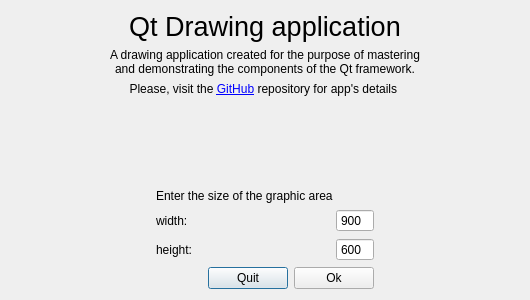
<?xml version="1.0" encoding="UTF-8"?>
<ui version="4.0">
 <class>WelcomeDialog</class>
 <widget class="QDialog" name="WelcomeDialog">
  <property name="windowModality">
   <enum>Qt::NonModal</enum>
  </property>
  <property name="geometry">
   <rect>
    <x>0</x>
    <y>0</y>
    <width>530</width>
    <height>300</height>
   </rect>
  </property>
  <property name="minimumSize">
   <size>
    <width>530</width>
    <height>300</height>
   </size>
  </property>
  <property name="maximumSize">
   <size>
    <width>530</width>
    <height>300</height>
   </size>
  </property>
  <property name="windowTitle">
   <string>Welcome to Qt Drawing App</string>
  </property>
  <property name="modal">
   <bool>true</bool>
  </property>
  <layout class="QVBoxLayout" name="verticalLayout_2">
   <item>
    <layout class="QVBoxLayout" name="mainVerticalLayout">
     <item>
      <layout class="QVBoxLayout" name="titleVerticalLayout">
       <item>
        <widget class="QLabel" name="label1_">
         <property name="font">
          <font>
           <pointsize>20</pointsize>
          </font>
         </property>
         <property name="text">
          <string>Qt Drawing application</string>
         </property>
         <property name="alignment">
          <set>Qt::AlignCenter</set>
         </property>
        </widget>
       </item>
       <item>
        <widget class="QLabel" name="label2_">
         <property name="text">
          <string>A drawing application created for the purpose of mastering
and demonstrating the components of the Qt framework.</string>
         </property>
         <property name="textFormat">
          <enum>Qt::PlainText</enum>
         </property>
         <property name="alignment">
          <set>Qt::AlignCenter</set>
         </property>
        </widget>
       </item>
       <item>
        <widget class="QLabel" name="label3_">
         <property name="text">
          <string>Please, visit the &lt;a href=&quot;https://github.com/konstantinbelousovEC/qt-painter&quot;&gt;&lt;u&gt;GitHub&lt;/font&gt;&lt;/u&gt;&lt;/a&gt; repository for app's details
</string>
         </property>
         <property name="textFormat">
          <enum>Qt::RichText</enum>
         </property>
         <property name="alignment">
          <set>Qt::AlignCenter</set>
         </property>
         <property name="openExternalLinks">
          <bool>true</bool>
         </property>
        </widget>
       </item>
       <item>
        <layout class="QVBoxLayout" name="sizeDialigVerticalLayout">
         <property name="leftMargin">
          <number>145</number>
         </property>
         <property name="rightMargin">
          <number>145</number>
         </property>
         <item>
          <spacer name="verticalSpacer">
           <property name="orientation">
            <enum>Qt::Vertical</enum>
           </property>
           <property name="sizeHint" stdset="0">
            <size>
             <width>20</width>
             <height>40</height>
            </size>
           </property>
          </spacer>
         </item>
         <item>
          <widget class="QLabel" name="suggestionLabel_">
           <property name="text">
            <string>Enter the size of the graphic area</string>
           </property>
          </widget>
         </item>
         <item>
          <layout class="QHBoxLayout" name="widthHorizontalLayout">
           <item>
            <widget class="QLabel" name="widthLabel_">
             <property name="text">
              <string>width:</string>
             </property>
            </widget>
           </item>
           <item>
            <spacer name="widthHorizontalSpacer">
             <property name="orientation">
              <enum>Qt::Horizontal</enum>
             </property>
             <property name="sizeHint" stdset="0">
              <size>
               <width>40</width>
               <height>20</height>
              </size>
             </property>
            </spacer>
           </item>
           <item>
            <widget class="QSpinBox" name="widthSpinBox_">
             <property name="buttonSymbols">
              <enum>QAbstractSpinBox::NoButtons</enum>
             </property>
             <property name="maximum">
              <number>3000</number>
             </property>
             <property name="value">
              <number>900</number>
             </property>
            </widget>
           </item>
          </layout>
         </item>
         <item>
          <layout class="QHBoxLayout" name="heightHorizontalLayout">
           <item>
            <widget class="QLabel" name="heightLabel_">
             <property name="text">
              <string>height:</string>
             </property>
            </widget>
           </item>
           <item>
            <spacer name="heightHorizontalSpacer">
             <property name="orientation">
              <enum>Qt::Horizontal</enum>
             </property>
             <property name="sizeHint" stdset="0">
              <size>
               <width>40</width>
               <height>20</height>
              </size>
             </property>
            </spacer>
           </item>
           <item>
            <widget class="QSpinBox" name="heightSpinBox_">
             <property name="buttonSymbols">
              <enum>QAbstractSpinBox::NoButtons</enum>
             </property>
             <property name="maximum">
              <number>3000</number>
             </property>
             <property name="value">
              <number>600</number>
             </property>
            </widget>
           </item>
          </layout>
         </item>
         <item>
          <layout class="QHBoxLayout" name="confirmButtonsHorizontalLayout">
           <item>
            <spacer name="confirmButtonsHorizontalSpacer">
             <property name="orientation">
              <enum>Qt::Horizontal</enum>
             </property>
             <property name="sizeHint" stdset="0">
              <size>
               <width>40</width>
               <height>20</height>
              </size>
             </property>
            </spacer>
           </item>
           <item>
            <widget class="QPushButton" name="pushButtonQuit_">
             <property name="text">
              <string>Quit</string>
             </property>
            </widget>
           </item>
           <item>
            <widget class="QPushButton" name="pushButtonOk_">
             <property name="text">
              <string>Ok</string>
             </property>
            </widget>
           </item>
          </layout>
         </item>
        </layout>
       </item>
      </layout>
     </item>
    </layout>
   </item>
  </layout>
 </widget>
 <resources/>
 <connections/>
</ui>
